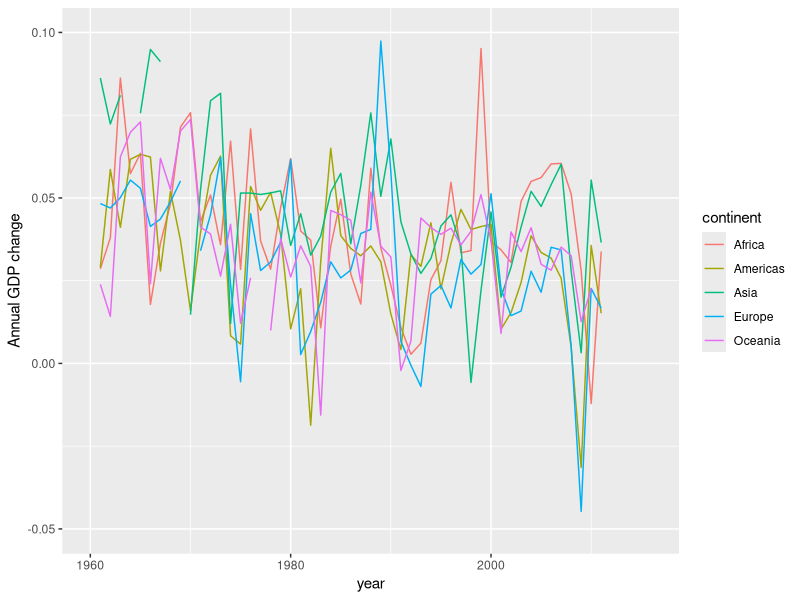

Here is the R script that generated this plot:
## ---- chunk 1
library(tidyverse)
library(tibble)
library(dplyr)
library(ggplot2)
library(dslabs)
library(scales)
## ---- chunk 2
gapminder%>%
  arrange(country)%>%
  select(country, year,gdp)%>%
  mutate(previous_year_gdp= lag(gdp, order_by = country))
## ---- chunk 3
gapminder%>%
  select(continent, year,gdp)%>%
  group_by(continent, year) %>%
  summarise_at(vars(gdp),sum,na.rm=TRUE)%>%
  mutate(previous_year_gdp= lag(gdp))%>%
  mutate(change=(gdp/previous_year_gdp-1))
## ---- chunk 4

glimpse(gapminder)

gapminder%>%
  select(continent, year,gdp)%>%
  group_by(continent, year) %>%
  summarise_at(vars(gdp),sum,na.rm=TRUE)%>%
  mutate(previous_year_gdp= lag(gdp))%>%
  mutate(change=(gdp/previous_year_gdp-1))%>%
  ggplot(aes(x=year,y=change,group=continent,color=continent))+
  geom_line()+
  scale_y_continuous(name="Annual GDP change", limits=c(-0.05,0.1))
## ---- chunk 5
gapminder %>%
  arrange(country)%>%
  select(country, year,gdp,region)%>%
  mutate(py_gdp = lag(gdp))%>%
  mutate(growth=gdp/py_gdp-1)%>%
  group_by(region)%>%
  mutate(mgr=mean(growth,na.rm=TRUE))%>%
  mutate(diff = growth-mgr )%>%
  arrange(diff)
## ---- chunk 6
gapminder %>%
  arrange(country)%>%
  select(country, year,gdp,region)%>%
  mutate(py_gdp = lag(gdp))%>%
  mutate(growth=gdp/py_gdp-1)%>%
  group_by(region)%>%
  mutate(mgr=mean(growth,na.rm=TRUE))%>%
  mutate(count_bool = growth>mgr)%>%
  mutate(count=n())%>%
  arrange(count)
